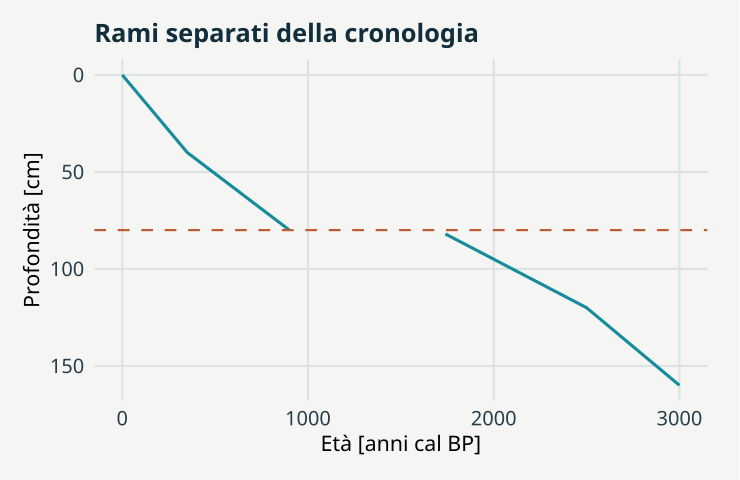

The R source for this figure:
# GeoStat Lab — funzioni comuni. R >= 4.3; ggplot2 >= 3.4; jsonlite.
suppressPackageStartupMessages(library(ggplot2))
col_geo <- c('#168B9C','#BC5B35','#7054A4','#A17B19','#227864','#64748B')
theme_set(theme_minimal(base_size=17, base_family='sans') + theme(
  plot.background=element_rect(fill='#F5F6F3',colour=NA),
  panel.background=element_rect(fill='#F5F6F3',colour=NA),
  panel.grid.minor=element_blank(),panel.grid.major=element_line(colour='#DCE3E2'),
  plot.title=element_text(size=19,face='bold',colour='#122D3B'),
  plot.subtitle=element_text(size=13,colour='#405560',margin=margin(b=12)),
  axis.text=element_text(size=15,colour='#273E4A'),axis.title=element_text(size=16),
  legend.position='bottom',legend.title=element_blank(),legend.text=element_text(size=14),
  strip.text=element_text(size=15,face='bold'),plot.margin=margin(18,24,18,18)))
metric <- function(...) data.frame(grandezza=names(c(...)),valore=as.character(c(...)),check.names=FALSE)
f <- function(x,d=3) {out<-formatC(x,digits=d,format='fg');out[!is.finite(x)]<-'Non definito';out}
line_plot <- function(d,x='x',y='y',title='',xl=x,yl=y,group=NULL) {
 p<-ggplot(d,aes(x=.data[[x]],y=.data[[y]]))
 if(is.null(group)) p<-p+geom_line(colour=col_geo[1],linewidth=1.05) else p<-p+aes(colour=.data[[group]],group=.data[[group]])+geom_line(linewidth=1)+scale_colour_manual(values=col_geo)
 p+labs(title=title,x=xl,y=yl)
}
point_plot <- function(d,x='x',y='y',title='',xl=x,yl=y,group=NULL) {
 p<-ggplot(d,aes(x=.data[[x]],y=.data[[y]]))
 if(is.null(group))p<-p+geom_point(colour=col_geo[1],size=2.5,alpha=.8) else p<-p+aes(colour=.data[[group]])+geom_point(size=2.7,alpha=.85)+scale_colour_manual(values=col_geo)
 p+labs(title=title,x=xl,y=yl)
}
hist_plot<-function(x,title='',xl='Valore',bins=20)ggplot(data.frame(x=x),aes(x))+geom_histogram(bins=bins,fill=col_geo[1],colour='#F5F6F3')+labs(title=title,x=xl,y='Frequenza')
bar_plot<-function(d,x='gruppo',y='valore',title='',yl='Valore')ggplot(d,aes(x=.data[[x]],y=.data[[y]],fill=.data[[x]]))+geom_col(width=.65)+scale_fill_manual(values=rep(col_geo,length.out=length(unique(d[[x]])) ))+guides(fill='none')+labs(title=title,x=NULL,y=yl)
map_plot<-function(d,z='z',title='',xl='Est [km]',yl='Nord [km]')ggplot(d,aes(x,y,fill=.data[[z]]))+geom_raster()+coord_equal()+scale_fill_gradientn(colours=c('#153F56','#298C9C','#B8CDB2','#F1D889','#AD542F'))+labs(title=title,x=xl,y=yl)
acf_data<-function(x,lag=20){a<-acf(x,lag.max=min(lag,length(x)-1),plot=FALSE);data.frame(x=as.vector(a$lag)[-1],y=as.vector(a$acf)[-1])}
# AR(1), distribuzione marginale stazionaria N(0, 1).
ar_series<-function(n,rho){x<-numeric(n);x[1]<-rnorm(1);for(i in 2:n)x[i]<-rho*x[i-1]+sqrt(1-rho^2)*rnorm(1);x}
# Distanze euclidee in unità metriche già dichiarate; nessuna conversione implicita di CRS.
dist_cross<-function(a,b)sqrt(outer(a[,1],b[,1],'-')^2+outer(a[,2],b[,2],'-')^2)
# Predittore IDW: i punti coincidenti ricevono esattamente il valore osservato.
idw<-function(xy,z,new,power=2){dd<-dist_cross(new,xy);apply(dd,1,function(d)if(any(d<1e-10))mean(z[d<1e-10])else weighted.mean(z,d^(-power)))}
# CART didattico binario: divisioni assiali che minimizzano l'impurità di Gini.
cart_fit<-function(x,y,depth=2,minleaf=4){
 node<-list(p=mean(y),n=length(y));if(depth<1||length(unique(y))<2||length(y)<2*minleaf)return(node)
 best<-Inf
 for(j in seq_len(ncol(x))){v<-sort(unique(x[,j])); if(length(v)<2)next
  for(cut in (head(v,-1)+tail(v,-1))/2){left<-x[,j]<=cut;nl<-sum(left);nr<-sum(!left);if(min(nl,nr)<minleaf)next
   score<-nl*mean(y[left])*(1-mean(y[left]))+nr*mean(y[!left])*(1-mean(y[!left]))
   if(score<best){best<-score;node$j<-j;node$cut<-cut;split<-left}
  }
 }
 if(is.finite(best)){node$left<-cart_fit(x[split,,drop=FALSE],y[split],depth-1,minleaf);node$right<-cart_fit(x[!split,,drop=FALSE],y[!split],depth-1,minleaf)};node
}
cart_predict<-function(tree,x)apply(x,1,function(row){t<-tree;while(!is.null(t$j))t<-if(row[t$j]<=t$cut)t$left else t$right;t$p})

p <- list(hiatus = 800, seed = 17)
set.seed(p$seed)
d <- seq(0, 160, 2)

t <- approx(c(0, 40, 80, 120, 160), c(0, 350, 900, 1700, 2200), d)$y

data <- data.frame(profondita = d, eta = t + p$hiatus * (d > 80), ramo = factor(d > 80))

plots <- list(ggplot(data, aes(eta, profondita, group = ramo)) + geom_line(colour = col_geo[1], 
    linewidth = 1.1) + geom_hline(yintercept = 80, linetype = 2, colour = col_geo[2]) + scale_y_reverse() + 
    labs(title = "Rami separati della cronologia", x = "Età [anni cal BP]", y = "Profondità [cm]"))

metrics <- metric(`Salto cronologico [anni]` = p$hiatus, `Età a 120 cm` = 1700 + p$hiatus)
print(metrics,row.names=FALSE)
ggplot2::ggsave('m13-hiatus-B.svg',plots[[1]],device=svglite::svglite,width=7.7,height=5.0,bg='#F8F6F1')
